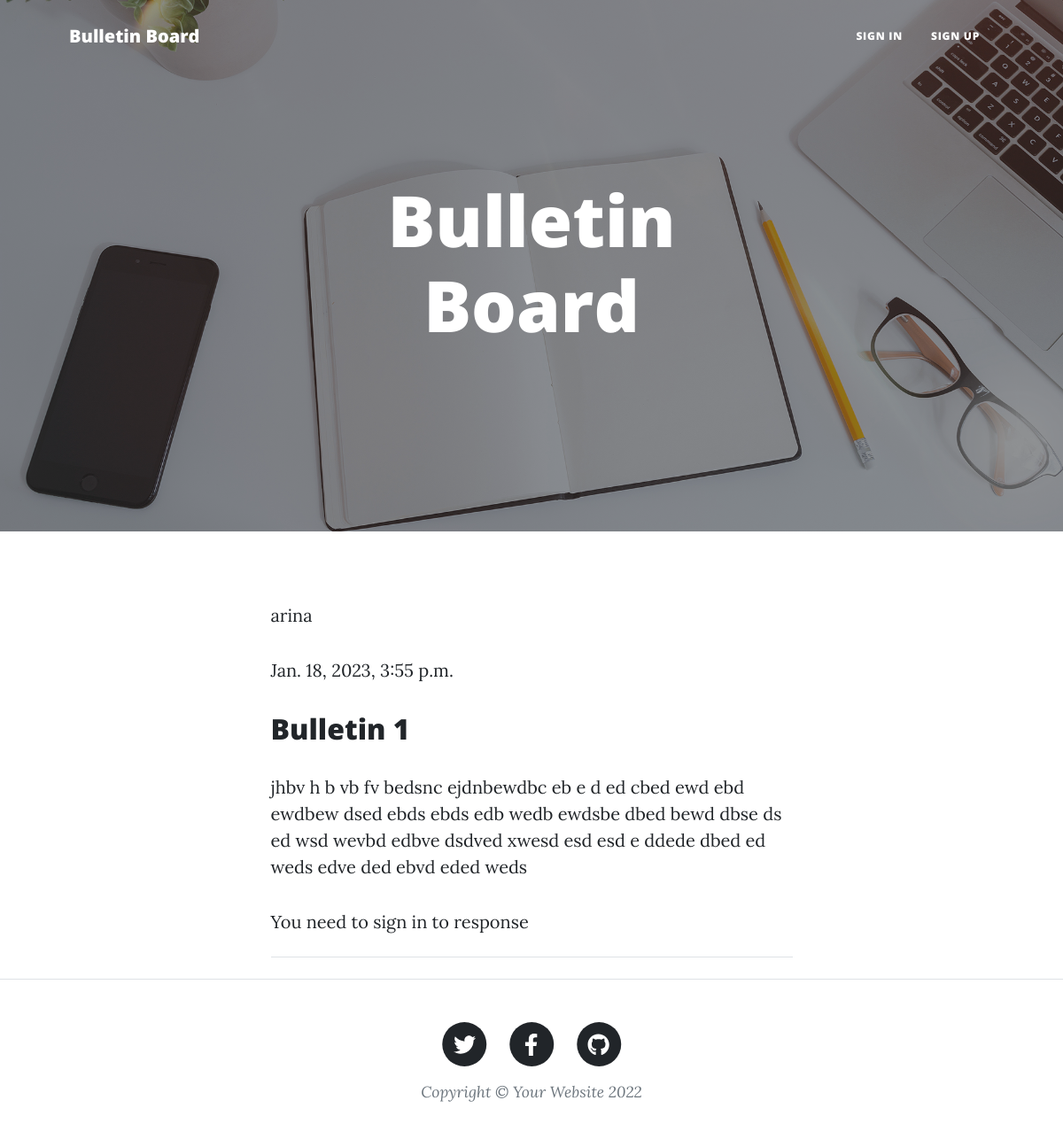
The page /bulletins/bulletin-1/ on the database its author committed.
### bulletins/models.py (models this page shows, shortened)
class Bulletin(models.Model):
    title = models.CharField(max_length=150)
    text = models.TextField()
    author = models.ForeignKey(User, on_delete=models.CASCADE, unique=False)
    category = models.ForeignKey(Category, on_delete=models.CASCADE)
    date = models.DateTimeField(auto_now_add=True)
    is_active = models.BooleanField(default=True)
    slug = AutoSlugField(populate_from='title', unique=True)

### sign/models.py (models this page shows)
class User(AbstractUser):
    is_active = models.BooleanField(default=False)
    code = models.PositiveIntegerField(null=True, blank=True)

### bulletins/views.py (the view)
# urls.py: path('<str:slug>/', views.BulletinDetailView.as_view(), name='bulletin'),
class BulletinDetailView(DetailView):
    model = Bulletin
    slug_field = 'slug'
    def get_context_data(self, **kwargs):
        data = super().get_context_data(**kwargs)
        data['form'] = AddResponseForm()
        if self.request.user.username:
            data['myresponse'] = self.object.response_set.get(author=self.request.user)
        return data

### templates/bulletins/bulletin_detail.html (shortened to what this page needs)
{% extends 'base.html' %}
{% block content %}
              <p>{{ bulletin.author.username }}</p>
            <p>{{ bulletin.date }}</p>
            <h2>{{ bulletin.title }}</h2>
            <p>{{ bulletin.text|safe }}</p>
        You need to sign in to response
{% endblock content %}

### rows shown on the page
Bulletin: author.username "arina", date "Jan. 18, 2023, 3:55 p.m.", title "Bulletin 1", text "jhbv h b vb fv bedsnc ejdnbewdbc eb e d ed cbed ewd ebd ewdbew dsed ebds ebds edb wedb ewdsbe dbed bewd dbse ds ed wsd wevbd edbve dsdved xwesd esd esd e ddede dbed ed weds edve ded ebvd eded weds"
